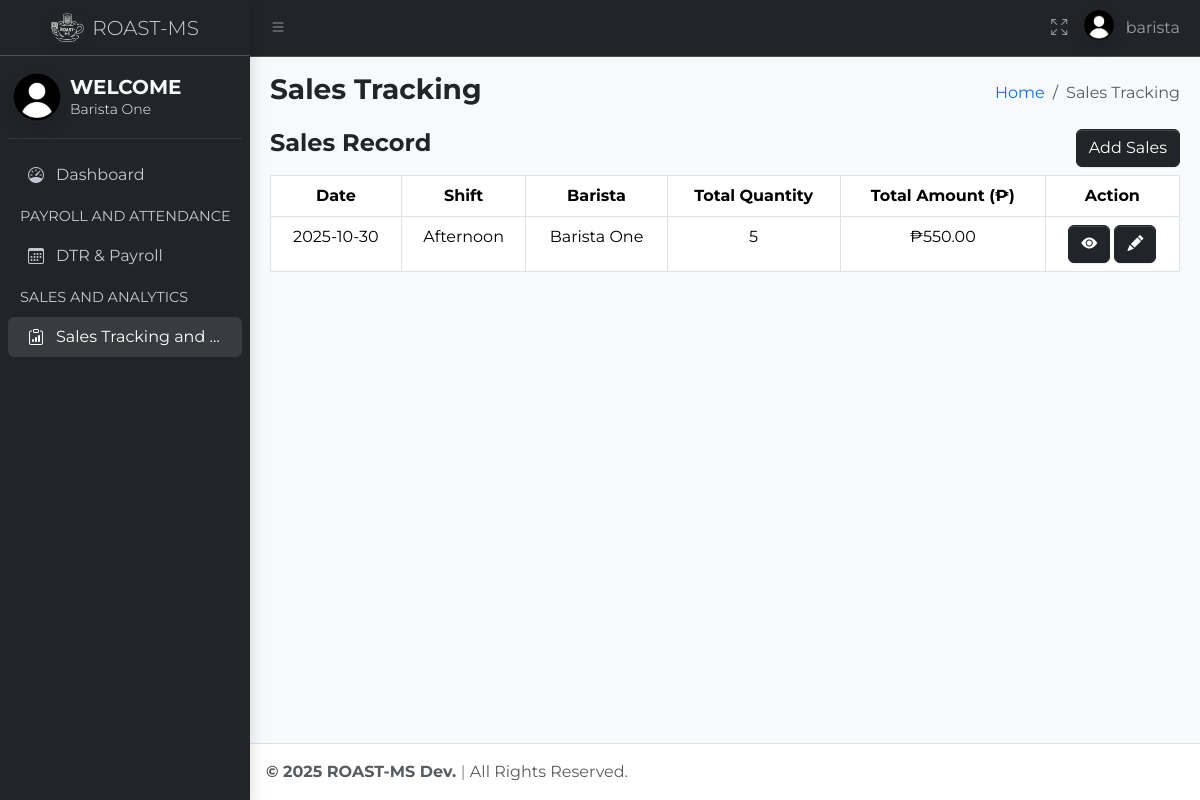
The page /pages/barista/salestracking.php (signed in) on the database as committed earlier.
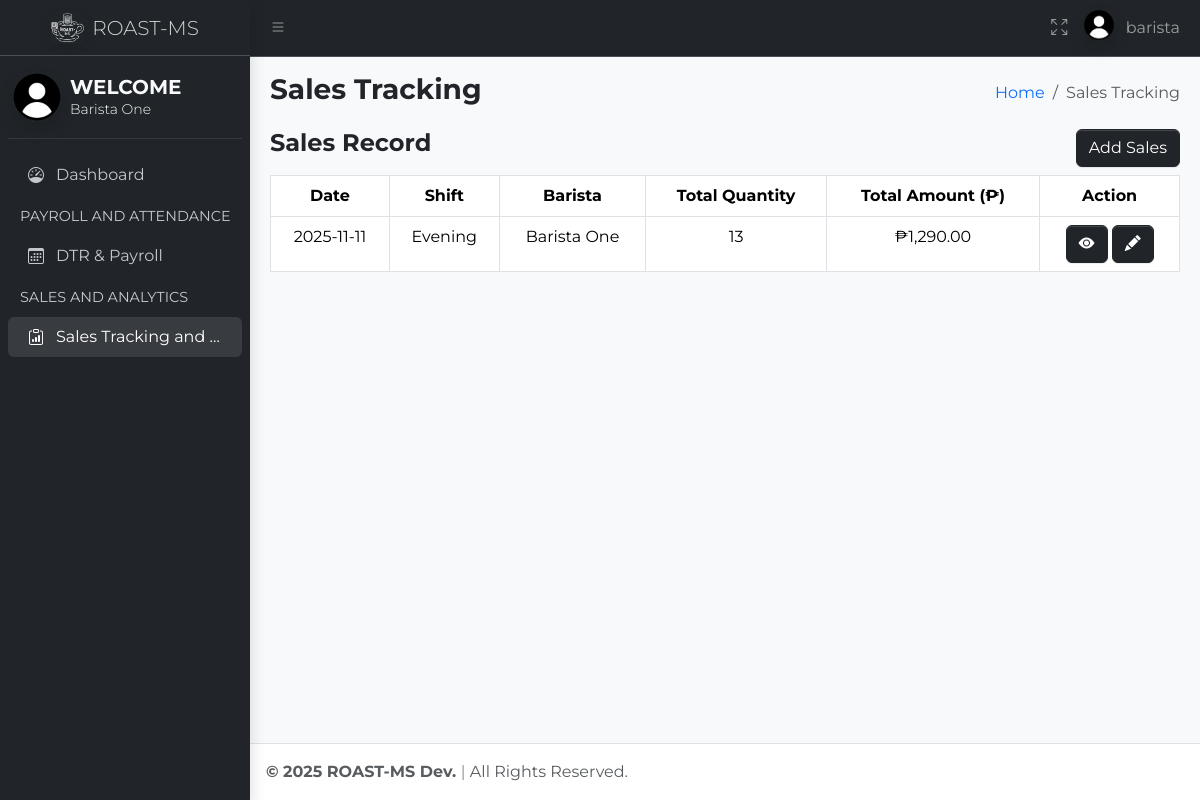
The same page on the database as committed later.
### tables this page shows
CREATE TABLE `sales` (
  `id` int(11) NOT NULL,
  `sale_date` date NOT NULL,
  `shift` varchar(20) NOT NULL,
  `barista` varchar(100) NOT NULL,
  `total_quantity` int(11) NOT NULL,
  `total_amount` decimal(10,2) NOT NULL,
  `created_at` timestamp NOT NULL DEFAULT current_timestamp()
);

### auth.php (called while the page is built, shortened)
<?php
function getUsername() {
    return $_SESSION['username'] ?? 'Guest';
}
function getFullname() {
    return $_SESSION['name'] ?? 'Guest User';
}
?>

### pages/barista/salestracking.php (the view, shortened to what this page needs)
<?php
require_once $_SERVER['DOCUMENT_ROOT'] . '/roast-ms/auth.php';
?>
<!DOCTYPE html>
<html lang="en">
<head>
    <link rel="stylesheet" href="https://cdn.jsdelivr.net/npm/overlayscrollbars@2.10.1/styles/overlayscrollbars.min.css"
 />
    <link rel="stylesheet" href="https://cdn.jsdelivr.net/npm/bootstrap-icons@1.11.3/font/bootstrap-icons.min.css"
 />
    <link rel="stylesheet" href="/roast-ms/assets/css/style.css" />
    <link rel="stylesheet" href="/roast-ms/assets/css/adminlte.css" />
    <link rel="stylesheet" href="/roast-ms/assets/css/validate.css" />
    <link rel="stylesheet" href="https://cdn.jsdelivr.net/npm/apexcharts@3.37.1/dist/apexcharts.css"
 />
    <link href="https://cdn.jsdelivr.net/npm/bootstrap@5.3.3/dist/css/bootstrap.min.css" rel="stylesheet"
>
    <link rel="stylesheet" href="https://cdn.datatables.net/2.2.2/css/dataTables.bootstrap5.css">
    <link rel="stylesheet" href="https://cdn.datatables.net/buttons/3.2.2/css/buttons.dataTables.min.css">
    <link rel="stylesheet" href="https://cdnjs.cloudflare.com/ajax/libs/toastr.js/latest/toastr.min.css" />
</head>
<body class="layout-fixed sidebar-expand-lg sidebar-mini bg-body-tertiary">
    <div class="app-wrapper">
        <nav class="app-header navbar navbar-expand bg-dark" data-bs-theme="dark">
            <div class="container-fluid">
                <ul class="navbar-nav">
                    <li class="nav-item">
                        <a class="nav-link" data-lte-toggle="sidebar" href="#" role="button">
                            <i class="bi bi-list"></i>
                        </a>
                    </li>
                </ul>
                <ul class="navbar-nav ms-auto">
                    <li class="nav-item">
                        <a class="nav-link" href="#" data-lte-toggle="fullscreen">
                            <i data-lte-icon="maximize" class="bi bi-arrows-fullscreen"></i>
                        </a>
                    </li>
                    <li class="nav-item dropdown user-menu">
                        <a href="#" class="nav-link dropdown-toggle" data-bs-toggle="dropdown">
                            <img src="/roast-ms/assets/images/default-150x150.png"
                                class="user-image rounded-circle shadow" alt="User" />
                            <span class="d-none d-md-inline"><?php echo getUsername(); ?></span>
                        </a>
                    </li>
                </ul>
            </div>
        </nav>
        <aside class="app-sidebar bg-dark shadow" data-bs-theme="dark">
            <div class="sidebar-brand">
                <a href="dashboard.php" class="brand-link">
                    <img src="/roast-ms/assets/images/logo.png" alt="Logo" class="brand-image opacity-75 shadow" />
                    <span class="brand-text fw-light">ROAST-MS</span>
                </a>
            </div>
            <div class="sidebar-wrapper">
                <div class="user-panel py-2 d-flex align-items-center">
                    <div class="image">
                        <img width="50" src="/roast-ms/assets/images/default-150x150.png"
                            class="rounded-circle shadow ms-1 me-2" alt="User Image">
                    </div>
                    <div class="info">
                        <a
                            class="d-block nav-link text-light brand-text text-decoration-none overflow-hidden text-nowrap lh-1 fs-5 fw-bold">WELCOME<br><span
                                class="fw-light fs-7"><?php echo getFullname(); ?></span></a>
                    </div>
                </div>
                <hr class="text-secondary my-2">
                <nav class="mt-3">
                    <ul class="nav sidebar-menu flex-column" data-lte-toggle="treeview" role="menu"
                        data-accordion="false">
                        <li class="nav-item">
                            <a href="dashboard.php" class="nav-link">
                                <i class="nav-icon bi bi-speedometer"></i>
                                <p>Dashboard</p>
                            </a>
                        </li>
                        <li class="nav-header">PAYROLL AND ATTENDANCE</li>
                        <li class="nav-item">
                            <a href="dtr.php" class="nav-link">
                                <i class="nav-icon bi bi-calendar3"></i>
                                <p>DTR & Payroll</p>
                            </a>
                        </li>
                        <li class="nav-header">SALES AND ANALYTICS</li>
                        <li class="nav-item">
                            <a class="nav-link active">
                                <i class="nav-icon bi bi-clipboard-data"></i>
                                <p>Sales Tracking and Forecasting</p>
                            </a>
                        </li>
                    </ul>
                </nav>
            </div>
        </aside>
        <main class="app-main">
            <div class="app-content-header">
                <div class="container-fluid">
                    <div class="row">
                        <div class="col-sm-6">
                            <h3 class="mb-0 fw-bold">Sales Tracking</h3>
                        </div>
                        <div class="col-sm-6">
                            <ol class="breadcrumb float-sm-end">
                                <li class="breadcrumb-item"><a href="dashboard.php">Home</a></li>
                                <li class="breadcrumb-item active" aria-current="page">Sales Tracking</li>
                            </ol>
                        </div>
                    </div>
                </div>
            </div>
            <div class="app-content">
                <div class="container-fluid">
                    <div class="table-responsive">
                        <div class="data_table">
                            <div class="d-flex justify-content-between ">
                                <h4 class="fw-bold">Sales Record</h4>
                                <button type="button" class="btn btn-dark mb-2" data-bs-toggle="modal"
                                    data-bs-target="#addSalesModal">Add Sales
                                </button>
                            </div>
                            <table id="salesTable" class="table table-hover table-bordered" style="width:100%">
                                <thead>
                                    <tr class="fs-6 text-center">
                                        <th>Date</th>
                                        <th>Shift</th>
                                        <th>Barista</th>
                                        <th>Total Quantity</th>
                                        <th>Total Amount (₱)</th>
                                        <th>Action</th>
                                    </tr>
                                </thead>
                                <tbody>
                                    <?php
                                    $currentUser = $_SESSION['name'];
                                    $result = $conn->prepare("SELECT * FROM sales WHERE barista = ? ORDER BY sale_date DESC");
                                    $result->bind_param("s", $currentUser);
                                    $result->execute();
                                    $data = $result->get_result();
                                    while ($row = $data->fetch_assoc()):
                                        ?>
                                        <tr class="text-center">
                                            <td><?= htmlspecialchars($row['sale_date']) ?></td>
                                            <td><?= htmlspecialchars($row['shift']) ?></td>
                                            <td><?= htmlspecialchars($row['barista']) ?></td>
                                            <td><?= htmlspecialchars($row['total_quantity']) ?></td>
                                            <td>₱<?= number_format($row['total_amount'], 2) ?></td>
                                            <td>
                                                <button type="button" class="btn btn-dark" data-bs-toggle="modal"
                                                    data-bs-target="#viewSalesModal" data-id="<?= $row['id'] ?>"
                                                    data-date="<?= $row['sale_date'] ?>" data-shift="<?= $row['shift'] ?>"
                                                    data-barista="<?= $row['barista'] ?>">
                                                    <i class="bi bi-eye-fill"></i>
                                                </button>
                                                <button type="button" class="btn btn-dark" data-bs-toggle="modal"
                                                    data-bs-target="#editSalesModal" data-id="<?= $row['id']; ?>">
                                                    <i class="bi bi-pencil-fill"></i>
                                                </button>
                                            </td>
                                        </tr>
                                    <?php endwhile; ?>
                                </tbody>
                            </table>
                        </div>
                    </div>
                </div>
            </div>
        </main>
        <footer class="app-footer">
            <strong>
                © <span id="year"></span> ROAST-MS Dev. <span class="fw-light">|</span>
            </strong>
            All Rights Reserved.
        </footer>
    </div>
</body>
</html>

### assets/css/style.css (style rules this page uses)
* { font-family: "Montserrat", serif; font-style: normal; scroll-behavior: smooth; }

Rows that differ between the two databases and show on the page:
removed sales: sale_date "2025-10-30", shift "Afternoon", barista "Barista One", total_quantity "5", total_amount "550.00"
now on this page (row edited): sales: sale_date "2025-11-11", shift "Evening", barista "Barista One", total_quantity "13", total_amount "1,290.00"
